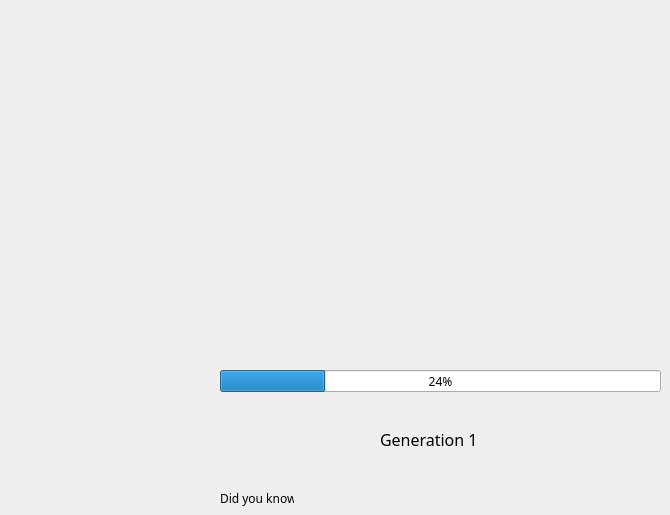
   <widget class="QWidget" name="page_3">
    <widget class="QProgressBar" name="progressBar">
     <property name="geometry">
      <rect>
       <x>220</x>
       <y>370</y>
       <width>441</width>
       <height>22</height>
      </rect>
     </property>
     <property name="font">
      <font>
       <family>Franklin Gothic Book</family>
      </font>
     </property>
     <property name="value">
      <number>24</number>
     </property>
    </widget>
    <widget class="QLabel" name="label_2">
     <property name="geometry">
      <rect>
       <x>380</x>
       <y>430</y>
       <width>97</width>
       <height>18</height>
      </rect>
     </property>
     <property name="font">
      <font>
       <family>Franklin Gothic Medium</family>
       <pointsize>12</pointsize>
      </font>
     </property>
     <property name="text">
      <string>Generation 10</string>
     </property>
    </widget>
    <widget class="QLabel" name="label_3">
     <property name="geometry">
      <rect>
       <x>220</x>
       <y>490</y>
       <width>74</width>
       <height>16</height>
      </rect>
     </property>
     <property name="font">
      <font>
       <family>Franklin Gothic Book</family>
      </font>
     </property>
     <property name="text">
      <string>Did you know: </string>
     </property>
    </widget>
    <widget class="QLabel" name="label_10">
     <property name="geometry">
      <rect>
       <x>220</x>
       <y>40</y>
       <width>441</width>
       <height>321</height>
      </rect>
     </property>
     <property name="text">
      <string/>
     </property>
     <property name="pixmap">
      <pixmap>images/AMMPER_Logo1.PNG</pixmap>
     </property>
     <property name="scaledContents">
      <bool>true</bool>
     </property>
    </widget>
   </widget>
